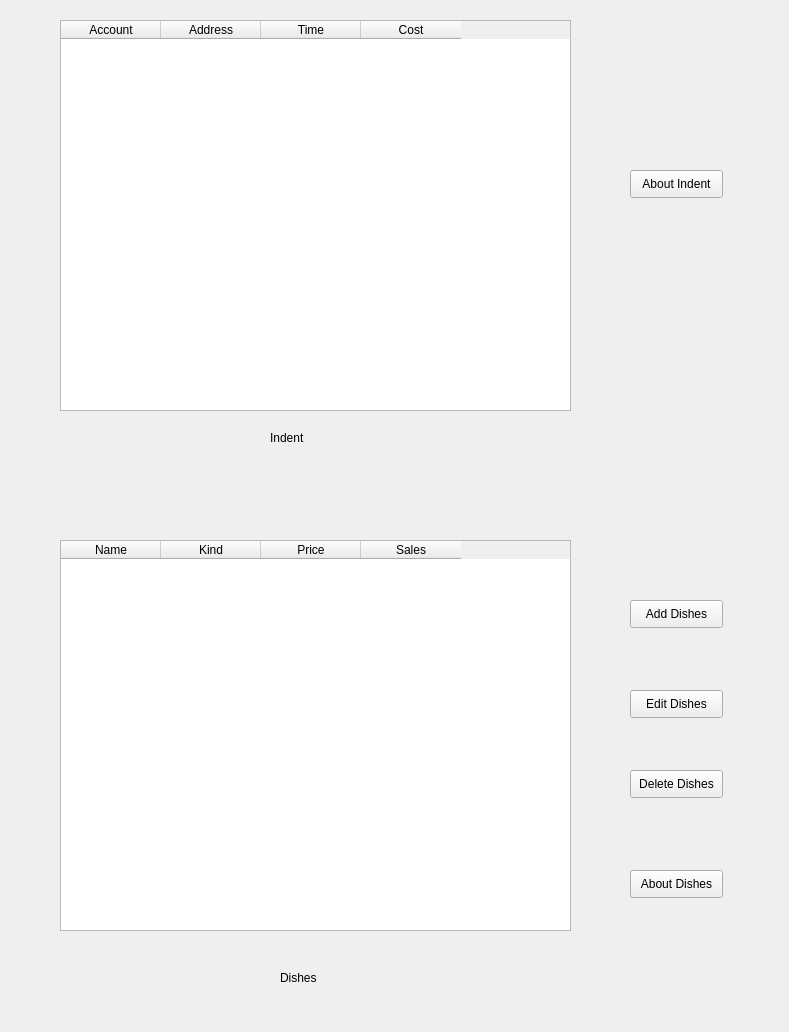
<?xml version="1.0" encoding="UTF-8"?>
<ui version="4.0">
 <class>form_restaurant</class>
 <widget class="QWidget" name="form_restaurant">
  <property name="geometry">
   <rect>
    <x>0</x>
    <y>0</y>
    <width>789</width>
    <height>1032</height>
   </rect>
  </property>
  <property name="windowTitle">
   <string>Form</string>
  </property>
  <widget class="QLabel" name="label_indent">
   <property name="geometry">
    <rect>
     <x>270</x>
     <y>430</y>
     <width>55</width>
     <height>16</height>
    </rect>
   </property>
   <property name="text">
    <string>Indent</string>
   </property>
  </widget>
  <widget class="QLabel" name="label_dishes">
   <property name="geometry">
    <rect>
     <x>280</x>
     <y>970</y>
     <width>55</width>
     <height>16</height>
    </rect>
   </property>
   <property name="text">
    <string>Dishes</string>
   </property>
  </widget>
  <widget class="QTableWidget" name="tableWidget_indent">
   <property name="geometry">
    <rect>
     <x>60</x>
     <y>20</y>
     <width>511</width>
     <height>391</height>
    </rect>
   </property>
   <property name="editTriggers">
    <set>QAbstractItemView::NoEditTriggers</set>
   </property>
   <property name="columnCount">
    <number>4</number>
   </property>
   <column>
    <property name="text">
     <string>Account</string>
    </property>
   </column>
   <column>
    <property name="text">
     <string>Address</string>
    </property>
   </column>
   <column>
    <property name="text">
     <string>Time</string>
    </property>
   </column>
   <column>
    <property name="text">
     <string>Cost</string>
    </property>
   </column>
  </widget>
  <widget class="QTableWidget" name="tableWidget_dishes">
   <property name="geometry">
    <rect>
     <x>60</x>
     <y>540</y>
     <width>511</width>
     <height>391</height>
    </rect>
   </property>
   <property name="editTriggers">
    <set>QAbstractItemView::NoEditTriggers</set>
   </property>
   <property name="columnCount">
    <number>4</number>
   </property>
   <column>
    <property name="text">
     <string>Name</string>
    </property>
   </column>
   <column>
    <property name="text">
     <string>Kind</string>
    </property>
   </column>
   <column>
    <property name="text">
     <string>Price</string>
    </property>
   </column>
   <column>
    <property name="text">
     <string>Sales</string>
    </property>
   </column>
  </widget>
  <widget class="QPushButton" name="pushButton_add_dishes">
   <property name="geometry">
    <rect>
     <x>630</x>
     <y>600</y>
     <width>93</width>
     <height>28</height>
    </rect>
   </property>
   <property name="text">
    <string>Add Dishes</string>
   </property>
  </widget>
  <widget class="QPushButton" name="pushButton_edit_dishes">
   <property name="geometry">
    <rect>
     <x>630</x>
     <y>690</y>
     <width>93</width>
     <height>28</height>
    </rect>
   </property>
   <property name="text">
    <string>Edit Dishes</string>
   </property>
  </widget>
  <widget class="QPushButton" name="pushButton_delelte_dishes">
   <property name="geometry">
    <rect>
     <x>630</x>
     <y>770</y>
     <width>93</width>
     <height>28</height>
    </rect>
   </property>
   <property name="text">
    <string>Delete Dishes</string>
   </property>
  </widget>
  <widget class="QPushButton" name="pushButton_about_dishes">
   <property name="geometry">
    <rect>
     <x>630</x>
     <y>870</y>
     <width>93</width>
     <height>28</height>
    </rect>
   </property>
   <property name="text">
    <string>About Dishes</string>
   </property>
  </widget>
  <widget class="QPushButton" name="pushButton_about_indent">
   <property name="geometry">
    <rect>
     <x>630</x>
     <y>170</y>
     <width>93</width>
     <height>28</height>
    </rect>
   </property>
   <property name="text">
    <string>About Indent</string>
   </property>
  </widget>
 </widget>
 <resources/>
 <connections>
  <connection>
   <sender>pushButton_about_indent</sender>
   <signal>clicked()</signal>
   <receiver>form_restaurant</receiver>
   <slot>about_indent()</slot>
   <hints>
    <hint type="sourcelabel">
     <x>669</x>
     <y>176</y>
    </hint>
    <hint type="destinationlabel">
     <x>664</x>
     <y>250</y>
    </hint>
   </hints>
  </connection>
  <connection>
   <sender>pushButton_add_dishes</sender>
   <signal>clicked()</signal>
   <receiver>form_restaurant</receiver>
   <slot>add_dishes()</slot>
   <hints>
    <hint type="sourcelabel">
     <x>671</x>
     <y>613</y>
    </hint>
    <hint type="destinationlabel">
     <x>693</x>
     <y>545</y>
    </hint>
   </hints>
  </connection>
  <connection>
   <sender>pushButton_edit_dishes</sender>
   <signal>clicked()</signal>
   <receiver>form_restaurant</receiver>
   <slot>edit_dishes()</slot>
   <hints>
    <hint type="sourcelabel">
     <x>677</x>
     <y>696</y>
    </hint>
    <hint type="destinationlabel">
     <x>765</x>
     <y>697</y>
    </hint>
   </hints>
  </connection>
  <connection>
   <sender>pushButton_delelte_dishes</sender>
   <signal>clicked()</signal>
   <receiver>form_restaurant</receiver>
   <slot>delete_dishes()</slot>
   <hints>
    <hint type="sourcelabel">
     <x>683</x>
     <y>785</y>
    </hint>
    <hint type="destinationlabel">
     <x>753</x>
     <y>781</y>
    </hint>
   </hints>
  </connection>
  <connection>
   <sender>pushButton_about_dishes</sender>
   <signal>clicked()</signal>
   <receiver>form_restaurant</receiver>
   <slot>about_dishes()</slot>
   <hints>
    <hint type="sourcelabel">
     <x>695</x>
     <y>885</y>
    </hint>
    <hint type="destinationlabel">
     <x>743</x>
     <y>849</y>
    </hint>
   </hints>
  </connection>
 </connections>
 <slots>
  <slot>about_indent()</slot>
  <slot>add_dishes()</slot>
  <slot>edit_dishes()</slot>
  <slot>delete_dishes()</slot>
  <slot>about_dishes()</slot>
 </slots>
</ui>
